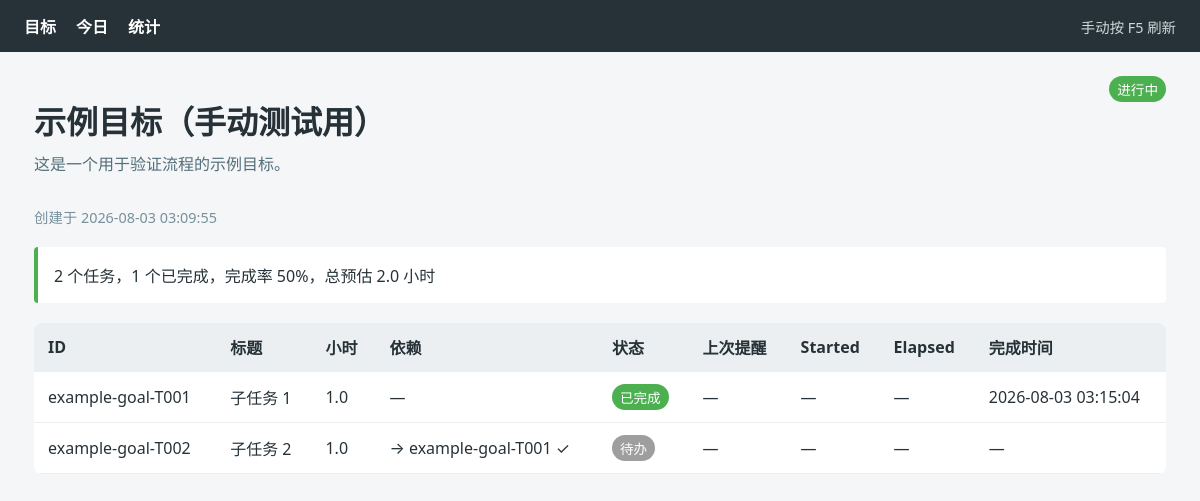
The page /goal/example-goal on the database as committed earlier.
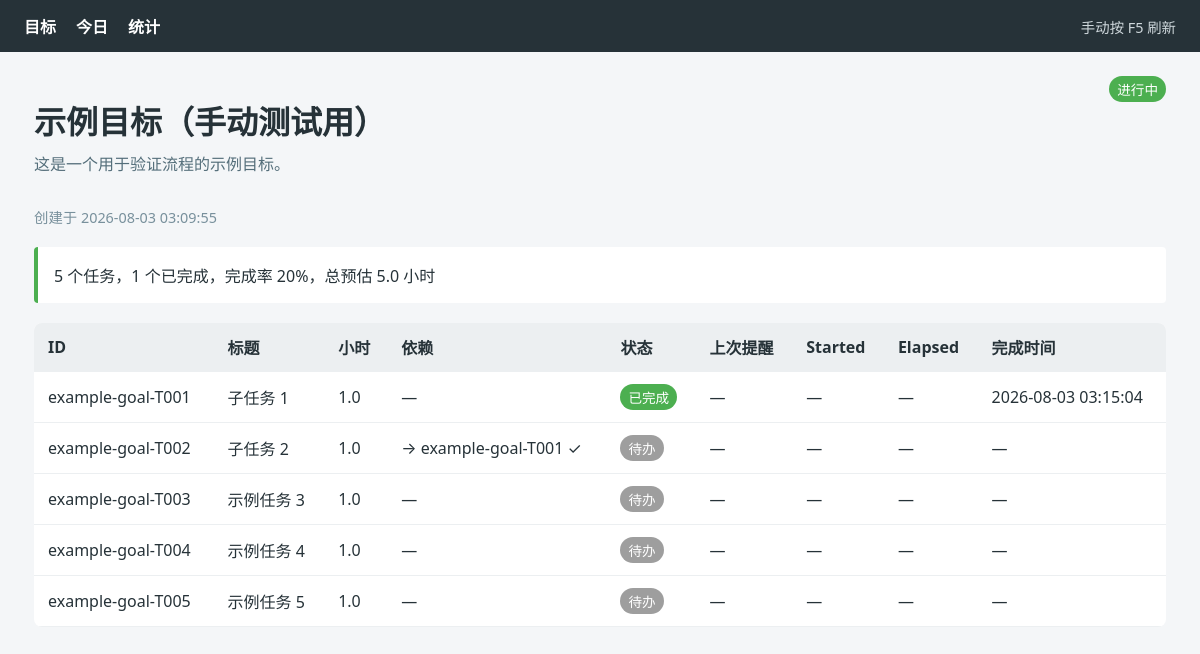
The same page on the database as committed later.
### tables this page shows
CREATE TABLE goals (
  slug TEXT PRIMARY KEY,
  name TEXT NOT NULL,
  description TEXT,
  status TEXT NOT NULL DEFAULT 'active',
  total_tasks INTEGER DEFAULT 0,
  completed_tasks INTEGER DEFAULT 0,
  created_at TEXT NOT NULL,
  updated_at TEXT NOT NULL
);

CREATE TABLE tasks (
  id TEXT PRIMARY KEY,
  goal_slug TEXT NOT NULL,
  sequence INTEGER NOT NULL,
  title TEXT NOT NULL,
  description TEXT,
  estimated_hours REAL,
  depends_on TEXT,
  status TEXT NOT NULL DEFAULT 'pending',
  last_reminded_at TEXT,
  completed_at TEXT,
  created_at TEXT NOT NULL,
  updated_at TEXT NOT NULL,
  FOREIGN KEY (goal_slug) REFERENCES goals(slug)
);

### dashboard/app.py (the view)
    @flask_app.get("/goal/<slug>")
    def goal_detail(slug: str):
        goal = db.get_goal(slug)
        if goal is None:
            return render_template("goal_detail.html", goal=None), 404
        tasks = db.list_tasks(goal_slug=slug)
        completed = sum(task["status"] == "done" for task in tasks)
        summary = {
            "total": len(tasks),
            "completed": completed,
            "progress": _progress(len(tasks), completed),
            "estimated_hours": sum(task["estimated_hours"] or 0 for task in tasks),
        }
        return render_template(
            "goal_detail.html",
            goal=goal,
            summary=summary,
            task_rows=[_task_row(task) for task in tasks],
            is_archived=(goal["status"] == "archived"),
        )

### dashboard/app.py (called while the page is built)
def _progress(total: int, completed: int) -> int:
    return int(round(completed * 100 / total)) if total else 0

def _format_timestamp(value: str | None) -> str:
    return value.replace("T", " ") if value else "—"

def _task_row(task: dict) -> dict:
    dependencies = []
    for dependency_id in task["depends_on"]:
        dependency = db.get_task(dependency_id)
        dependencies.append({
            "id": dependency_id,
            "done": dependency is not None and dependency["status"] == "done",
        })
    started_at = task.get("started_at")
    completed_at = task.get("completed_at")
    try:
        elapsed = format_utils.format_elapsed(started_at, completed_at)
    except ValueError:
        elapsed = "—"
    return {
        "task": task,
        "dependencies": dependencies,
        "last_reminded": _format_timestamp(task["last_reminded_at"]),
        "started": _format_timestamp(started_at),
        "elapsed": elapsed,
        "completed": _format_timestamp(completed_at),
    }

### scripts/db.py (called while the page is built)
def get_conn() -> sqlite3.Connection:
    conn = sqlite3.connect(DB_PATH)
    conn.row_factory = sqlite3.Row
    conn.execute("PRAGMA foreign_keys = ON")
    return conn

def _row_to_dict(row: sqlite3.Row) -> dict:
    return {k: row[k] for k in row.keys()}

def get_goal(slug: str) -> dict | None:
    with get_conn() as conn:
        row = conn.execute("SELECT * FROM goals WHERE slug = ?", (slug,)).fetchone()
        return _row_to_dict(row) if row else None

def get_task(id: str) -> dict | None:
    with get_conn() as conn:
        row = conn.execute("SELECT * FROM tasks WHERE id = ?", (id,)).fetchone()
        if row is None:
            return None
        d = _row_to_dict(row)
        d["depends_on"] = json.loads(d["depends_on"]) if d["depends_on"] else []
        return d

def list_tasks(goal_slug: str | None = None, status: str | None = None) -> list[dict]:
    query = "SELECT * FROM tasks WHERE 1=1"
    params: list = []
    if goal_slug is not None:
        query += " AND goal_slug = ?"
        params.append(goal_slug)
    if status is not None:
        query += " AND status = ?"
        params.append(status)
    query += " ORDER BY goal_slug, sequence"
    with get_conn() as conn:
        rows = conn.execute(query, params).fetchall()
        out = []
        for r in rows:
            d = _row_to_dict(r)
            d["depends_on"] = json.loads(d["depends_on"]) if d["depends_on"] else []
            out.append(d)
        return out

### dashboard/templates/goal_detail.html (shortened to what this page needs)
{% extends "base.html" %}
{% block content %}
  {% if not goal %}
    <section class="empty-state"><h1>目标不存在</h1><p><a href="{{ url_for('index') }}">返回目标列表</a></p></section>
  {% else %}
    <header class="page-header">
      <div>
        <h1>{{ goal.name }}</h1>
        <p>{{ goal.description or "暂无描述" }}</p>
      </div>
      <span class="status status-{{ goal.status }}">{{ status_label[goal.status] }}</span>
    </header>
    <p class="meta">创建于 {{ goal.created_at|replace("T", " ") }}</p>
    <section class="summary-line">
      {{ summary.total }} 个任务，{{ summary.completed }} 个已完成，完成率 {{ summary.progress }}%，总预估 {{ "%.1f"|format(summary.estimated_hours) }} 小时
    </section>
    {% if task_rows %}
      <div class="table-wrap">
        <table>
          <thead><tr><th>ID</th><th>标题</th><th>小时</th><th>依赖</th><th>状态</th><th>上次提醒</th><th>Started</th><th>Elapsed</th><th>完成时间</th></tr></thead>
          <tbody>
            {% for row in task_rows %}
              <tr>
                <td>{{ row.task.id }}</td>
                <td>{{ row.task.title }}</td>
                <td>{{ "%.1f"|format(row.task.estimated_hours or 0) }}</td>
                <td>
                  {% if row.dependencies %}
                    {% for dep in row.dependencies %}→ {{ dep.id }} {{ "✓" if dep.done else "未完成" }}{% if not loop.last %}<br>{% endif %}{% endfor %}
                  {% else %}—{% endif %}
                </td>
                <td><span class="status status-{{ row.task.status }}">{{ status_label[row.task.status] }}</span></td>
                <td>{{ row.last_reminded }}</td>
                <td>{{ row.started }}</td>
                <td>{{ row.elapsed }}</td>
                <td>{{ row.completed }}</td>
              </tr>
            {% endfor %}
          </tbody>
        </table>
      </div>
    {% else %}
      <section class="empty-state"><p>该目标暂无任务</p></section>
    {% endif %}
  {% endif %}
{% endblock %}

### dashboard/templates/base.html (shortened to what this page needs)
<!doctype html>
<html lang="zh-CN">
<head>
  <link rel="stylesheet" href="{{ url_for('static', filename='style.css') }}">
</head>
<body>
  <nav class="top-nav">
    <div class="nav-links">
      <a href="{{ url_for('index') }}">目标</a>
      <a href="/today">今日</a>
      <a href="/stats">统计</a>
    </div>
    <span class="hint">手动按 F5 刷新</span>
  </nav>
  <main class="container">
    {% block content %}{% endblock %}
  </main>
</body>
</html>

### dashboard/static/style.css (style rules this page uses)
:root { color-scheme: light; font-family: system-ui, -apple-system, "Segoe UI", sans-serif; color: #263238; background: #f4f6f8; }
* { box-sizing: border-box; }
body { margin: 0; }
a { color: #1565c0; text-decoration: none; }
.top-nav { display: flex; justify-content: space-between; align-items: center; padding: 14px 24px; background: #263238; color: #fff; }
.nav-links { display: flex; gap: 20px; }
.top-nav a { color: #fff; font-weight: 600; }
.hint { color: #cfd8dc; font-size: 0.9rem; }
.container { max-width: 1180px; margin: 0 auto; padding: 24px; }
.table-wrap { overflow-x: auto; background: #fff; border-radius: 8px; }
table { width: 100%; border-collapse: collapse; }
th, td { padding: 12px 14px; border-bottom: 1px solid #eceff1; text-align: left; }
th { background: #eceff1; white-space: nowrap; }
.status { display: inline-block; padding: 3px 8px; border-radius: 999px; font-size: 0.85rem; white-space: nowrap; }
.status-done, .status-active { background: #4caf50; color: #fff; }
.status-pending, .status-paused { background: #9e9e9e; color: #fff; }
.page-header { display: flex; justify-content: space-between; align-items: flex-start; gap: 24px; }
.page-header h1 { margin-bottom: 8px; }
.page-header p { margin-top: 0; color: #546e7a; }
.meta { color: #78909c; font-size: 0.9rem; }
.summary-line { margin: 20px 0; padding: 16px; background: #fff; border-left: 4px solid #4caf50; border-radius: 4px; }

Rows that differ between the two databases and show on the page:
added tasks: task.id "example-goal-T003", task "示例任务 3", task "1.0", status "待办"
added tasks: task.id "example-goal-T004", task "示例任务 4", task "1.0", status "待办"
added tasks: task.id "example-goal-T005", task "示例任务 5", task "1.0", status "待办"
Other text that changed with them:
{{ summary.total }}: "2" → "5"
{{ summary.progress }}: "50" → "20"
{{ "%.1f"|format(summary.estimated_hours) }}: "2.0" → "5.0"
